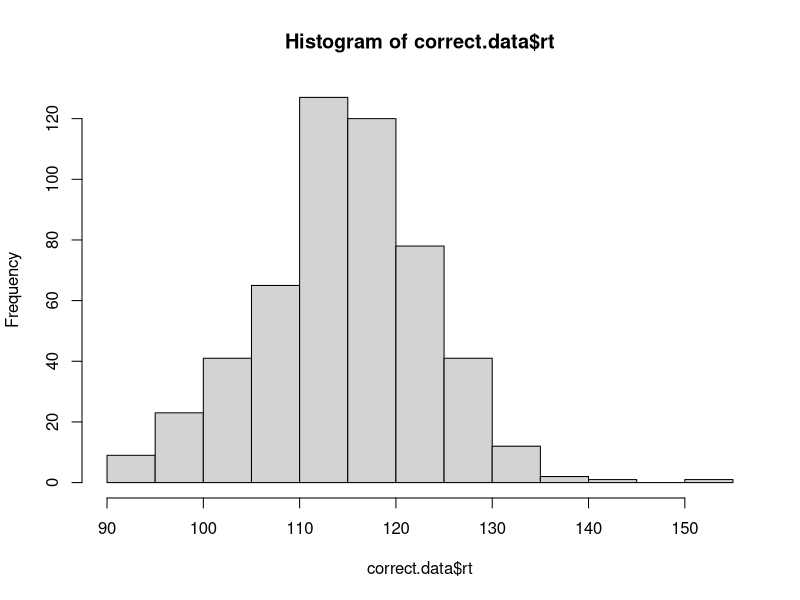
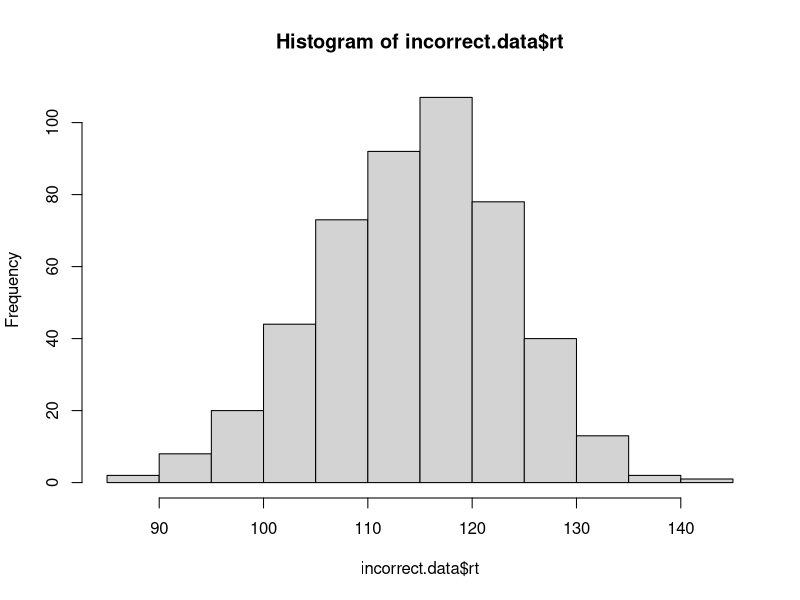

The R script that drew these images, in order:
# implement the model by filling in the function below
# the model should return a data frame with two columns: correct and rt
# the correct column should be TRUE or FALSE, and rt should contain the
# number of steps it took to reach the criterion.

# note that the function takes four arguments:
# samples is the number of samples to draw from the model
# rate.1 is the evidence accumulation rate for the correct response (default value is 40)
# rate.2 is the evidence accumulation rate for the incorrect response (default value is 40)
# criterion is the threshold for a response (default value is 3)

# one oddity: note that higher values for rate.1 and rate.2 will actually produce slower RTs.
# this is because the rate parameter is controlling the rate of decay of the exponential distribution,
# so faster rates mean that less evidence is likely to accumulate on each step. we could make
# these parameters more intuitive by taking 1/rate.1 and 1/rate.2 as the values to rexp().

#correct = rate.1 crossed
accumulator.model <- function(samples, rate.1=40, rate.2=40, criterion=3){
  accuracy.array <- vector()
  rt.array <- vector()

  for (i in seq(from = 1, to = as.numeric(samples))) {
    intevsigpos <- 0
    intevsigneg <- 0
    rt <- 0
    while((-criterion <= intevsigneg) && (intevsigpos <= criterion)) {
      intevsigpos <- intevsigpos + rexp(1, rate.1)
      intevsigneg <- intevsigneg - rexp(1, rate.2)
      rt <- rt + 1
    }
    corr <- intevsigpos > criterion
    accuracy.array <- c(accuracy.array, corr)
    rt.array <- c(rt.array, rt)
  }
  output <- data.frame(
    correct = accuracy.array,
    rt = rt.array
  )
  return(output)
  
  output <- data.frame(
    correct = accuracy.array,
    rt = rt.array
  )
  
  return(output)
}

# test the model ####

# if the model is working correctly, then the line below should generate a data frame with 
# 1000 samples and about half of the samples should be correct. the average rt will probably
# be around 112, but might vary from that by a bit.

initial.test <- accumulator.model(1000)
sum(initial.test$correct) / length(initial.test$correct) # should be close to 0.5
mean(initial.test$rt) # should be about 112

# visualize the RT distributions ####

# we can use dplyr to filter the data and visualize the correct and incorrect RT distributions

library(dplyr)

correct.data <- initial.test %>% filter(correct==TRUE)
incorrect.data <- initial.test %>% filter(correct==FALSE)

hist(correct.data$rt)
hist(incorrect.data$rt)

